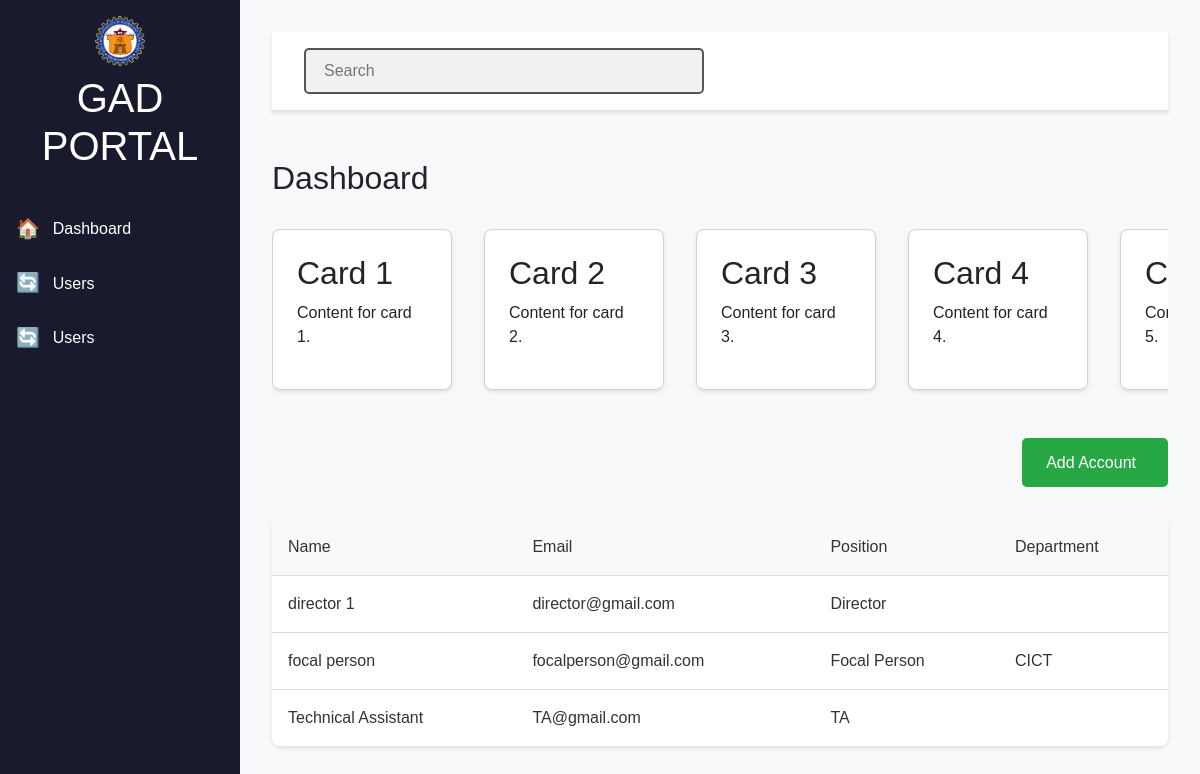
The page /Users/director.php (signed in) on the database its author committed.
### tables this page shows
CREATE TABLE `accounts_tbl` (
  `id` int(11) NOT NULL,
  `email` varchar(60) NOT NULL,
  `username` varchar(100) NOT NULL,
  `pass` text NOT NULL,
  `fname` varchar(60) NOT NULL,
  `lname` varchar(60) NOT NULL,
  `position` varchar(50) DEFAULT NULL,
  `department` varchar(100) NOT NULL
);

### Users/director.php (the view, shortened to what this page needs)
<!DOCTYPE html>
<html lang="en">
<head>
    <link href="https://cdn.jsdelivr.net/npm/bootstrap@5.3.3/dist/css/bootstrap.min.css" rel="stylesheet">
    <link href="https://cdn.jsdelivr.net/npm/bootstrap@5.3.3/dist/css/bootstrap.min.css" rel="stylesheet">
    <link href="https://cdn.jsdelivr.net/npm/ionicons@5.5.2/dist/css/ionicons.min.css" rel="stylesheet">
    <link rel="stylesheet" href="css/director.css">
</head>
<body>
    <div class="layout">
        <div class="left-side">
            <div class="sidebar">
                <div class="logo">
                    <img src="../assets/neust_logo-1-1799093319.png" alt="NEUST Logo">
                    <h1>GAD PORTAL</h1>
                </div>
                <div class="menu">
                    <li><a href="#" class="menu-item"><i class="icon">🏠</i> Dashboard</a></li>
                    <li><a href="#" class="menu-item"><i class="icon">🔄</i> Users</a></li>
                    <li><a href="#" class="menu-item"><i class="icon">🔄</i> Users</a></li>
                </div>
            </div>
        </div>
        <div class="right-side">
            <div class="header">
                <div class="search-container">
                    <input type="text" class="search-bar" placeholder="Search">
                </div>
                <div class="header-icons">
                    <div class="logout-container">
                        <a href="../logout.php?logout=true" class="logout-link"
                        style="text-decoration: none;
                         color: black;">
                            <ion-icon name="log-out-outline" class="logout-icon"
                            style="
                            display:flex;
                            width: 1.7rem;
                            height:1.7rem;
                            cursor:pointer;
                            transition: 0.3s ease;
                            color: black;
                            align-items: center;
                            font-style: normal;"
                            >
                            </ion-icon>
                        </a>
                    </div>
                </div>
            </div>
            <div class="content">
                <h1>Dashboard</h1>
                <div class="card-container">
                    <div class="card">
                        <h2>Card 1</h2>
                        <p>Content for card 1.</p>
                    </div>
                    <div class="card">
                        <h2>Card 2</h2>
                        <p>Content for card 2.</p>
                    </div>
                    <div class="card">
                        <h2>Card 3</h2>
                        <p>Content for card 3.</p>
                    </div>
                    <div class="card">
                        <h2>Card 4</h2>
                        <p>Content for card 4.</p>
                    </div>
                    <div class="card">
                        <h2>Card 5</h2>
                        <p>Content for card 5.</p>
                    </div>
                </div>
                <div class="add-account-container">
                    <button class="add-account-btn">
                        Add Account
                    </button>
                </div>
                <table class="users-table">
                    <thead>
                        <td>Name</td>
                        <td>Email</td>
                        <td>Position</td>
                        <td>Department</td>
                    </thead>
                    <tbody>
                        <?php
                        $conn = new mysqli('localhost', 'root', '', 'gad_portal');
                        $sql = "SELECT fname, lname, email, position, department FROM accounts_tbl";
                        $result = $conn->query($sql);
                        if ($result->num_rows > 0) {
                            while ($row = $result->fetch_assoc()) {
                                echo "<tr>";
                                echo "<td>" . htmlspecialchars($row['fname'] . " " . $row['lname']) . "</td>";
                                echo "<td>" . htmlspecialchars($row['email']) . "</td>";
                                echo "<td>" . htmlspecialchars($row['position']) . "</td>";
                                echo "<td>" . htmlspecialchars($row['department']) . "</td>";
                                echo "</tr>";
                            }
                        } else {
                            echo "<tr><td colspan='4'>No data available</td></tr>";
                        }
                        ?>
                    </tbody>
                </table>
            </div>
</body>
</html>

### Users/css/director.css (style rules this page uses)
body, html { margin: 0; padding: 0; height: 100%; font-family: 'Poppins', sans-serif; }
.layout { display: flex; height: 100vh; }
.left-side { width: 20%; background-color: #1a1a2e; color: #fff; display: flex; flex-direction: column; align-items: center; padding: 1rem 0; height: auto; position: relative; }
.sidebar .logo { text-align: center; margin-bottom: 2rem; }
.sidebar .logo img { width: 50px; height: 50px; border-radius: 50%; margin-bottom: 0.5rem; }
.sidebar .menu { list-style: none; padding: 0; margin: 0; width: 100%; }
.sidebar .menu-item { display: flex; align-items: center; padding: 0.8rem 1rem; text-decoration: none; color: #fff; font-size: 1rem; transition: background-color 0.3s ease; }
.sidebar .menu-item .icon { margin-right: 0.8rem; font-size: 1.2rem; font-style: normal; }
.right-side { width: 80%; background-color: #f8f9fa; padding: 2rem; }
.header { display: flex; justify-content: space-between; align-items: center; padding: 1rem 2rem; background-color: #ffffff; border-bottom: 1px solid #e0e0e0; box-shadow: 0 2px 4px rgba(0, 0, 0, 0.1); }
.search-container { display: flex; align-items: center; background-color: #f1f1f1; border-radius: 5px; padding: 0.5rem; width: 100%; max-width: 400px; border: 2px solid #555 }
.search-bar { border: none; outline: none; width: 100%; font-size: 1rem; background: transparent; }
.header-icons { display: flex; align-items: center; gap: 1rem; }
.logout-container a { text-decoration: none; color: black; }
.logout-container ion-icon { color: black; font-size: 1.5rem; transition: 0.3s ease; cursor: pointer; }
.content h1 { font-size: 2rem; margin-top: 3rem; }
.card-container { display: flex; gap: 2rem; margin-top: 2rem; height: auto; overflow-x: auto; padding-bottom: 1rem; scroll-behavior: smooth; }
.card { background-color: #fff; border-radius: 8px; box-shadow: 0 2px 4px rgba(0, 0, 0, 0.1); padding: 1.5rem; width: 15vw; min-width: 10vw; flex-shrink: 0; transition: transform 0.3s ease; height: auto; }
.add-account-container { display: flex; justify-content: flex-end; margin-top: 2rem; }
.add-account-btn { display: flex; align-items: center; justify-content: space-between; background-color: #28a745; color: #fff; border: none; border-radius: 5px; padding: 0.8rem 1.5rem; font-size: 1rem; cursor: pointer; transition: background-color 0.3s ease; gap: 0.5rem; }
.users-table { width: 100%; border-collapse: collapse; margin-top: 2rem; background-color: #fff; border-radius: 8px; overflow: hidden; box-shadow: 0 2px 4px rgba(0, 0, 0, 0.1); }
.users-table thead, .users-table td { padding: 1rem; text-align: left; border-bottom: 1px solid #ddd; font-size: 1rem; color: #333; }
.users-table thead { background-color: #f8f9fa; font-weight: normal; color: #555; }
.users-table tr:last-child td { border-bottom: none; }

### rows shown on the page
accounts_tbl: fname+lname "director 1", email "director@gmail.com", position "Director"
accounts_tbl: fname+lname "focal person", email "focalperson@gmail.com", position "Focal Person", department "CICT"
accounts_tbl: fname+lname "Technical Assistant", email "TA@gmail.com", position "TA"
